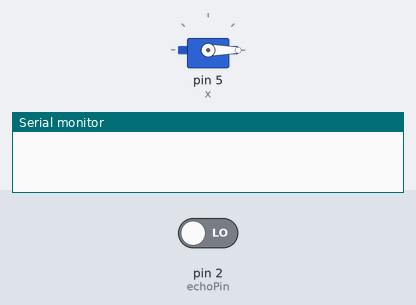
This sketch was run on a simulated Arduino Uno, built with avr-gcc and run on an emulated ATmega328P. Shown: servo, the last lines printed to the serial monitor. The test bench sets the inputs (shaded band); at power-on: pin 2 (echoPin) LOW.

Above: at 0.05 s.
At 7.0 s:
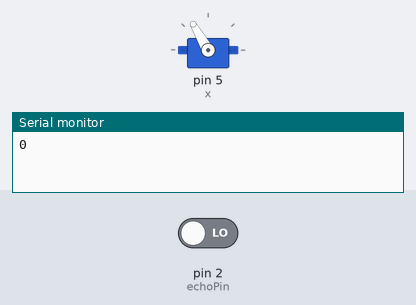
Timing chart, 0 to 9.1 s (numbered marks = the images above):
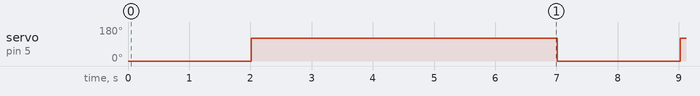

The sketch:

dustbin_servo__ultrasonic_.ino
```cpp
#include <Servo.h>

Servo x;
int echoPin = 2;
int trigPin = 3;
long duration;
long distance;

void setup() {
  pinMode(trigPin, OUTPUT);
  pinMode(echoPin, INPUT);
  Serial.begin(9600);
  x.attach(5);
  x.write(0);
}

void loop() {
  digitalWrite(trigPin, LOW);
  delay(2);
  digitalWrite(trigPin, HIGH);
  delay(10);
  digitalWrite(trigPin, LOW);
  distance = pulseIn(echoPin, HIGH) * 0.034 / 2;
  Serial.println(distance);
  delay(1000);
  if (distance < 10) {
    x.write(120);
    delay(5000);
    x.write(0);
  }
  else {
    Serial.print("");
    x.write(0);
  }

}
```

Measured:
- by itself, servo on pin 5 (x): alternates 120° for 5.0 s and 0° for 2.0 s
